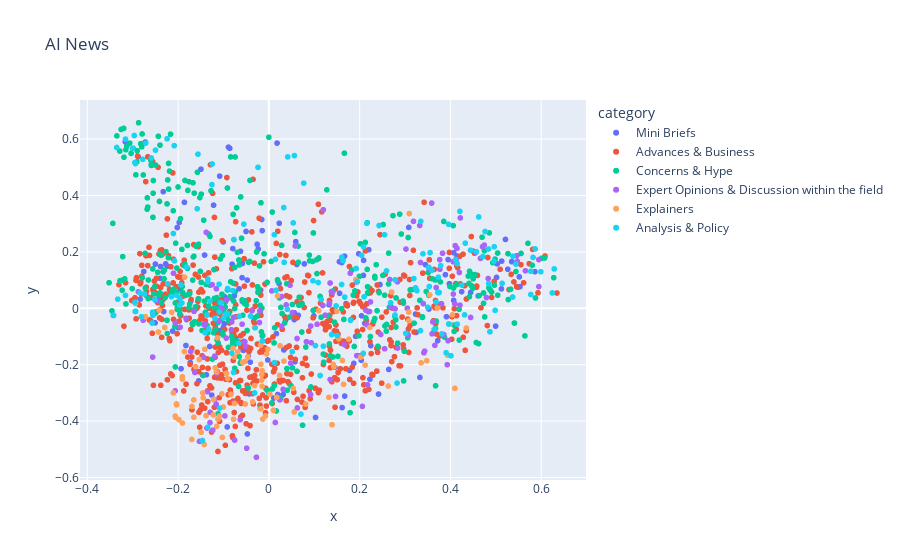

Source (notebook cell):
### Code cell
df['pca'] = (
   df['text']
   .pipe(hero.clean)
   .pipe(hero.tfidf)
   .pipe(hero.pca)
)
hero.scatterplot(df, 'pca', color='category', title="AI News")

### Figure 1 — Plotly figure (JSON) as saved in the notebook; plotly's stock layout.template omitted (floating-point values rounded to 4 significant figures; data arrays with more than 128 entries replaced by an {"elided": "..."} marker saying what was removed)
{"data": [{"hovertemplate": "category=Mini Briefs<br>x=%{x}<br>y=%{y}<extra></extra>", "legendgroup": "Mini Briefs", "marker": {"color": "#636efa", "symbol": "circle"}, "mode": "markers", "name": "Mini Briefs", "showlegend": true, "type": "scattergl", "x": {"elided": "169 float values"}, "xaxis": "x", "y": {"elided": "169 float values"}, "yaxis": "y"}, {"hovertemplate": "category=Advances & Business<br>x=%{x}<br>y=%{y}<extra></extra>", "legendgroup": "Advances & Business", "marker": {"color": "#EF553B", "symbol": "circle"}, "mode": "markers", "name": "Advances & Business", "showlegend": true, "type": "scattergl", "x": {"elided": "622 float values"}, "xaxis": "x", "y": {"elided": "622 float values"}, "yaxis": "y"}, {"hovertemplate": "category=Concerns & Hype<br>x=%{x}<br>y=%{y}<extra></extra>", "legendgroup": "Concerns & Hype", "marker": {"color": "#00cc96", "symbol": "circle"}, "mode": "markers", "name": "Concerns & Hype", "showlegend": true, "type": "scattergl", "x": {"elided": "452 float values"}, "xaxis": "x", "y": {"elided": "452 float values"}, "yaxis": "y"}, {"hovertemplate": "category=Expert Opinions & Discussion within the field<br>x=%{x}<br>y=%{y}<extra></extra>", "legendgroup": "Expert Opinions & Discussion within the field", "marker": {"color": "#ab63fa", "symbol": "circle"}, "mode": "markers", "name": "Expert Opinions & Discussion within the field", "showlegend": true, "type": "scattergl", "x": {"elided": "170 float values"}, "xaxis": "x", "y": {"elided": "170 float values"}, "yaxis": "y"}, {"hovertemplate": "category=Explainers<br>x=%{x}<br>y=%{y}<extra></extra>", "legendgroup": "Explainers", "marker": {"color": "#FFA15A", "symbol": "circle"}, "mode": "markers", "name": "Explainers", "showlegend": true, "type": "scattergl", "x": {"elided": "132 float values"}, "xaxis": "x", "y": {"elided": "132 float values"}, "yaxis": "y"}, {"hovertemplate": "category=Analysis & Policy<br>x=%{x}<br>y=%{y}<extra></extra>", "legendgroup": "Analysis & Policy", "marker": {"color": "#19d3f3", "symbol": "circle"}, "mode": "markers", "name": "Analysis & Policy", "showlegend": true, "type": "scattergl", "x": {"elided": "181 float values"}, "xaxis": "x", "y": {"elided": "181 float values"}, "yaxis": "y"}], "layout": {"legend": {"title": {"text": "category"}, "tracegroupgap": 0}, "title": {"text": "AI News"}, "xaxis": {"anchor": "y", "domain": [0, 1], "title": {"text": "x"}}, "yaxis": {"anchor": "x", "domain": [0, 1], "title": {"text": "y"}}}}
